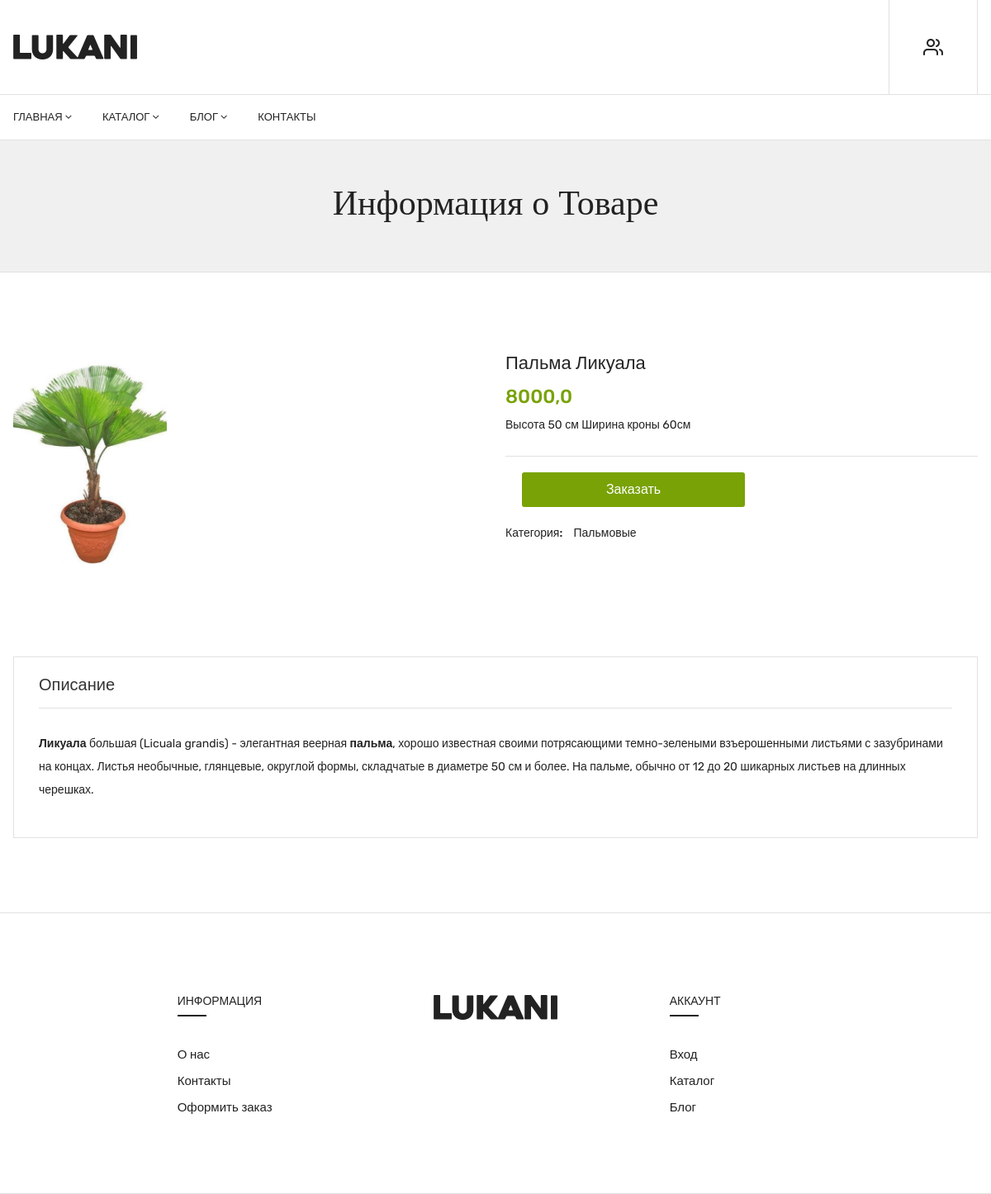
Screenshot of /flower-detail/10 with the database file from the repository.
### menu/models.py (models this page shows, shortened)
class MenuFlower(models.Model):
    name = models.CharField(max_length=200)
    description = models.TextField()
    description_detail = models.TextField(null=True,blank=True)
    price = models.FloatField()
    discount = models.FloatField()
    image = models.ImageField(null=True,blank=True,upload_to='projects/%Y/%m/%d/')
    category = models.ManyToManyField('FlowerCategory', blank=True)
    class Meta:
        verbose_name = "Каталог цветов"
        verbose_name_plural = "Каталог цветов"

class FlowerCategory(models.Model):
    name = models.CharField(max_length=200)
    description = models.TextField(null=True,blank=True)
    created_at = models.DateTimeField(auto_now_add=True)
    def __str__(self):
        return self.name
    class Meta:
        verbose_name = "Категория"
        verbose_name_plural = "Категории"
        ordering = ['-created_at']  # сортировка

### menu/views.py (the view)
# urls.py: path('flower-detail/<str:pk>', views.flower_details, name='flower_details'),
def flower_details(request, pk):
    flowers_d = MenuFlower.objects.get(pk=pk)
    context = {'flowers_d': flowers_d}
    return render(request,'menu/product-details.html', context)

### menu/templates/menu/product-details.html (shortened to what this page needs)
{% extends 'menu/index.html' %}
{% load static %}
{% block content %}
        {% include 'menu/header_site.html' %}
    <div class="breadcrumbs_area">
        <div class="container">
            <div class="row">
                <div class="col-12">
                    <div class="breadcrumb_content">
                        <h3>Информация о Товаре</h3>
                    </div>
                </div>
            </div>
        </div>
    </div>
    <div class="product_details mt-100 mb-100">
        <div class="container">
            <div class="row">
                <div class="col-lg-6 col-md-6">
                    <div class="product-details-tab">
                        <div class="product_thumb">
                                        {% if flowers_d.image %}
                                        <a class="primary_img" href="{% url 'flower_details' pk=flowers_d.pk %}">
                                            <img src="{{ flowers_d.image.url }}" alt="">
                                        </a>
                                        {% else %}
                                            <img src="{% static 'img/no_img.png' %}" alt="Нет изображения">
                                        {% endif %}
                                    </div>
                    </div>
                </div>
                <div class="col-lg-6 col-md-6">
                    <div class="product_d_right">
                        <form action="#">
                            <h1><a href="#">{{ flowers_d.name }}</a></h1>
                            <div class="price_box">
                                <span class="current_price">{{ flowers_d.price }}</span>
                            </div>
                            <div class="product_desc">
                                <p>{{ flowers_d.description }} </p>
                            </div>
                            <div class="product_variant quantity">
                                <button
                                    type="button"
                                    class="button open-order-modal"
                                    data-flower-id="{{ flowers_d.id }}"
                                    data-flower-name="{{ flowers_d.name }}">
                                    Заказать
                                </button>
                            </div>
                            <div class="product_meta">
                                {% for cat in flowers_d.category.all %}
                                <span>Категория: <a href="#">{{ cat }}</a></span>
                                {% endfor %}
                            </div>
                        </form>
                    </div>
                </div>
            </div>
        </div>
    </div>
    <div class="product_d_info mb-90">
        <div class="container">
            <div class="row">
                <div class="col-12">
                    <div class="product_d_inner">
                        <div class="product_info_button">
                            <ul class="nav" role="tablist">
                                <li>
                                    <a class="active" data-toggle="tab" href="#info" role="tab" aria-controls="info"
                                        aria-selected="false">Описание</a>
                                </li>
                            </ul>
                        </div>
                        <div class="tab-content">
                            <div class="tab-pane fade show active" id="info" role="tabpanel">
                                <div class="product_info_content">
                                    <p>{{ flowers_d.description_detail|safe }}
                                    </p>
                                </div>
                            </div>
                        </div>
                    </div>
                </div>
            </div>
        </div>
    </div>
{% endblock %}

### rows the page displays
MenuFlower: image (picture), name "Пальма Ликуала", price "8000,0", description "Высота 50 см Ширина кроны 60см", description_detail "Ликуала большая (Licuala grandis) - элегантная веерная пальма , хорошо известная своими потрясающими темно-зелеными взъерошенными листьями с зазубринами на концах. Листья необычные, глянцевые, округлой формы, складчатые в диаметре 50 см и более. На пальме, обычно от 12 до 20 шикарных листьев на длинных черешках."
FlowerCategory: name "Пальмовые"
